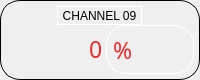
             <widget class="QFrame" name="horizontalFrame_11">
              <property name="minimumSize">
               <size>
                <width>0</width>
                <height>80</height>
               </size>
              </property>
              <property name="maximumSize">
               <size>
                <width>230</width>
                <height>80</height>
               </size>
              </property>
              <property name="styleSheet">
               <string notr="true">border: 1px solid #000000;
border-radius: 20px;</string>
              </property>
              <layout class="QVBoxLayout" name="verticalLayout_10">
               <property name="spacing">
                <number>0</number>
               </property>
               <property name="leftMargin">
                <number>5</number>
               </property>
               <property name="topMargin">
                <number>5</number>
               </property>
               <property name="rightMargin">
                <number>5</number>
               </property>
               <property name="bottomMargin">
                <number>5</number>
               </property>
               <item>
                <layout class="QHBoxLayout" name="horizontalLayout_17">
                 <property name="spacing">
                  <number>5</number>
                 </property>
                 <item>
                  <widget class="QToolButton" name="toolButton_9">
                   <property name="focusPolicy">
                    <enum>Qt::NoFocus</enum>
                   </property>
                   <property name="styleSheet">
                    <string notr="true">border-color: rgb(255, 255, 255);</string>
                   </property>
                   <property name="text">
                    <string>CHANNEL 09</string>
                   </property>
                   <property name="icon">
                    <iconset resource="icons.qrc">
                     <normaloff>:/icons/V.jpg</normaloff>:/icons/V.jpg</iconset>
                   </property>
                   <property name="iconSize">
                    <size>
                     <width>50</width>
                     <height>50</height>
                    </size>
                   </property>
                   <property name="toolButtonStyle">
                    <enum>Qt::ToolButtonTextBesideIcon</enum>
                   </property>
                  </widget>
                 </item>
                </layout>
               </item>
               <item>
                <layout class="QHBoxLayout" name="horizontalLayout_30">
                 <property name="spacing">
                  <number>0</number>
                 </property>
                 <item>
                  <widget class="QLineEdit" name="ch9">
                   <property name="sizePolicy">
                    <sizepolicy hsizetype="Fixed" vsizetype="Fixed">
                     <horstretch>0</horstretch>
                     <verstretch>0</verstretch>
                    </sizepolicy>
                   </property>
                   <property name="maximumSize">
                    <size>
                     <width>100</width>
                     <height>16777215</height>
                    </size>
                   </property>
                   <property name="font">
                    <font>
                     <family>Gilroy</family>
                     <pointsize>17</pointsize>
                    </font>
                   </property>
                   <property name="focusPolicy">
                    <enum>Qt::ClickFocus</enum>
                   </property>
                   <property name="styleSheet">
                    <string notr="true">background-color: rgba(255, 255, 255,0);
color: rgb(239, 41, 41);
border: none</string>
                   </property>
                   <property name="text">
                    <string>0</string>
                   </property>
                   <property name="alignment">
                    <set>Qt::AlignRight|Qt::AlignTrailing|Qt::AlignVCenter</set>
                   </property>
                  </widget>
                 </item>
                 <item>
                  <widget class="QLabel" name="s9">
                   <property name="font">
                    <font>
                     <family>Gilroy</family>
                     <pointsize>17</pointsize>
                    </font>
                   </property>
                   <property name="styleSheet">
                    <string notr="true">border-color: rgb(255, 255, 255);
color: rgb(239, 41, 41);</string>
                   </property>
                   <property name="text">
                    <string>%</string>
                   </property>
                  </widget>
                 </item>
                </layout>
               </item>
              </layout>
             </widget>
